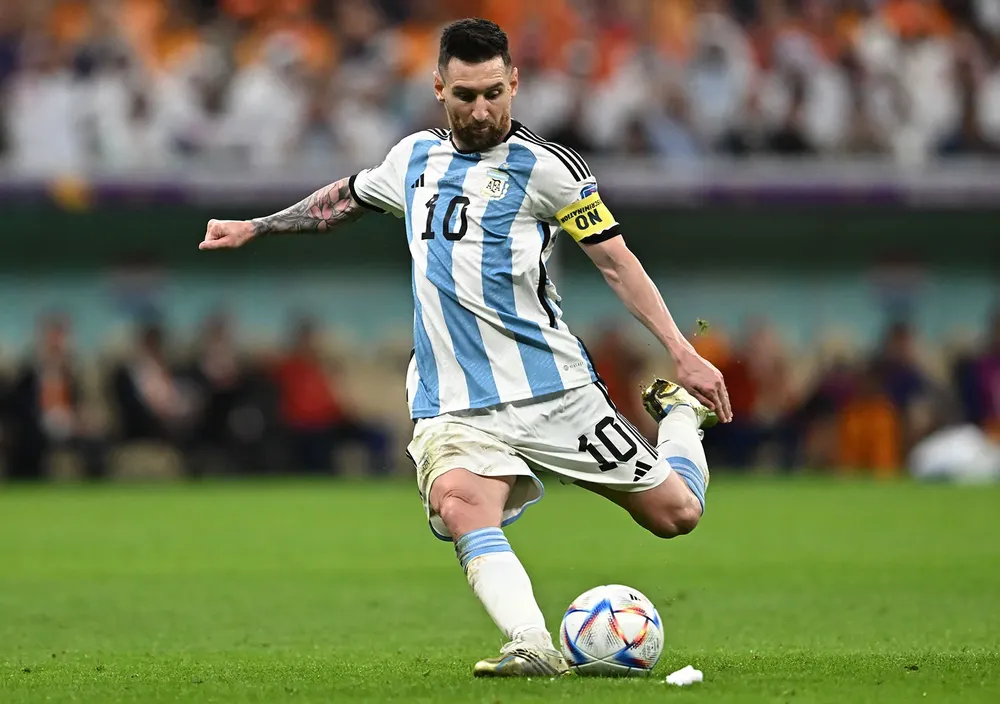
#> input picture images/messi.webp, 1000 x 704 px, shrunk from 1600 x 1126 before the run
$ jupyter execute 04-grayscale-image.ipynb
#> lines starting #> are read from the running program, lines starting #| are printed output that depends on the picture
[cell 1]
import cv2
import os
import matplotlib.pyplot as plt

[cell 2]
image_path = os.path.join("..","../images","messi.webp")
image = cv2.imread(image_path)
#> image is the input picture: shape (704, 1000, 3); mean B, G, R 85.3, 117.1, 110.1
image_gray = cv2.cvtColor(image,cv2.COLOR_BGR2GRAY)
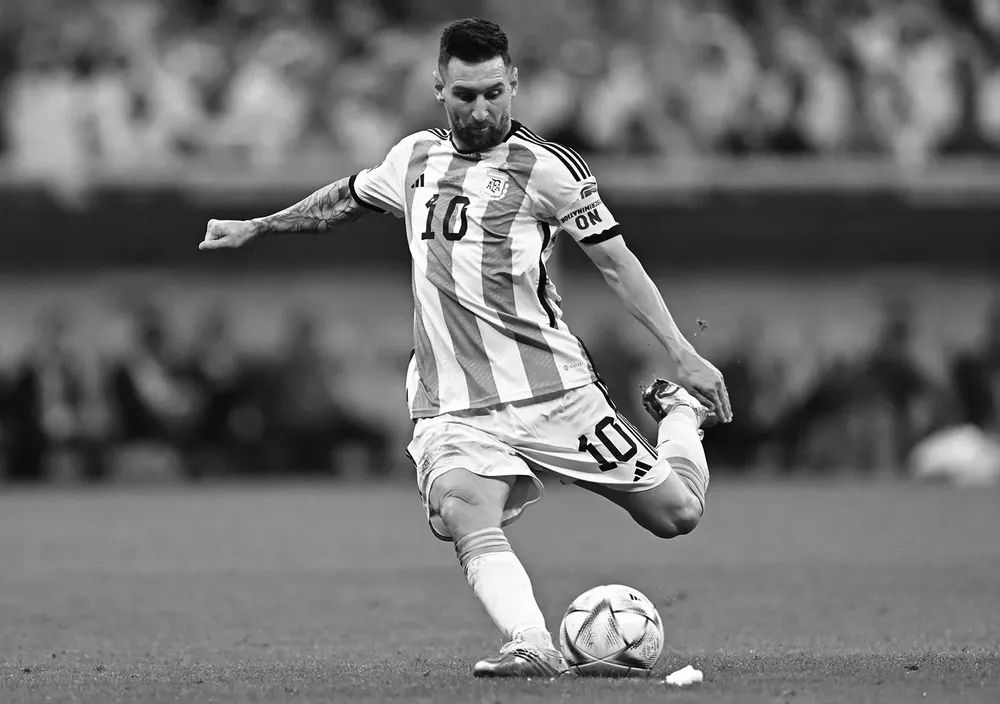
#> image_gray: shape (704, 1000); min 0, max 255, mean 111.4


$ run again, with images/leaf.webp copied over images/messi.webp
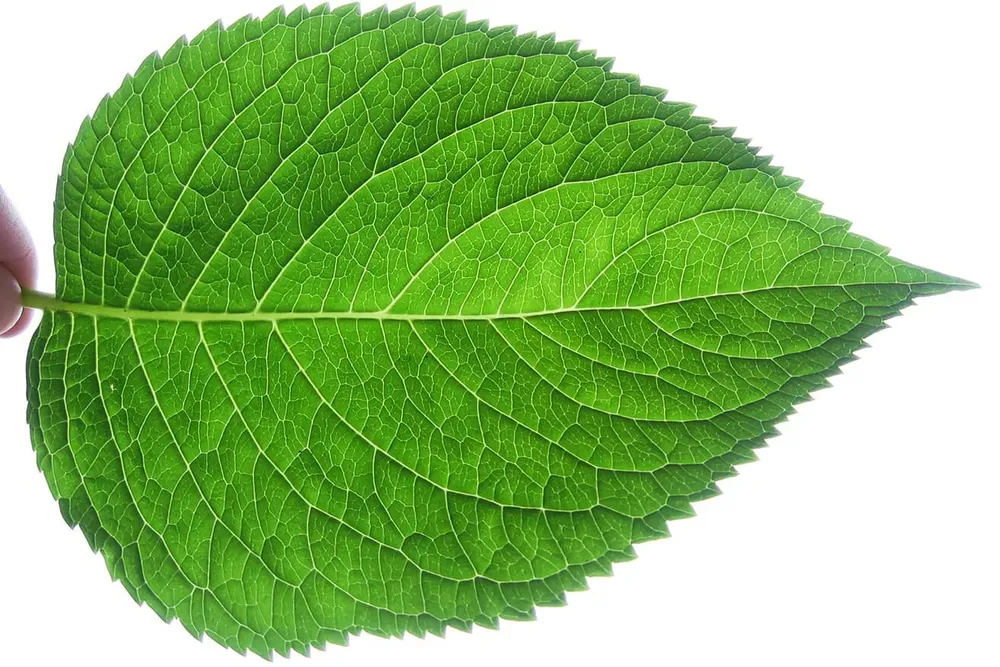
#> input picture images/leaf.webp, 1000 x 667 px, shrunk from 1313 x 876 before the run
#> image is the input picture: shape (667, 1000, 3); mean B, G, R 119, 190.4, 146.9
#> `image_gray = cv2.cvtColor(image,cv2.COLOR_BGR2GRAY)`:
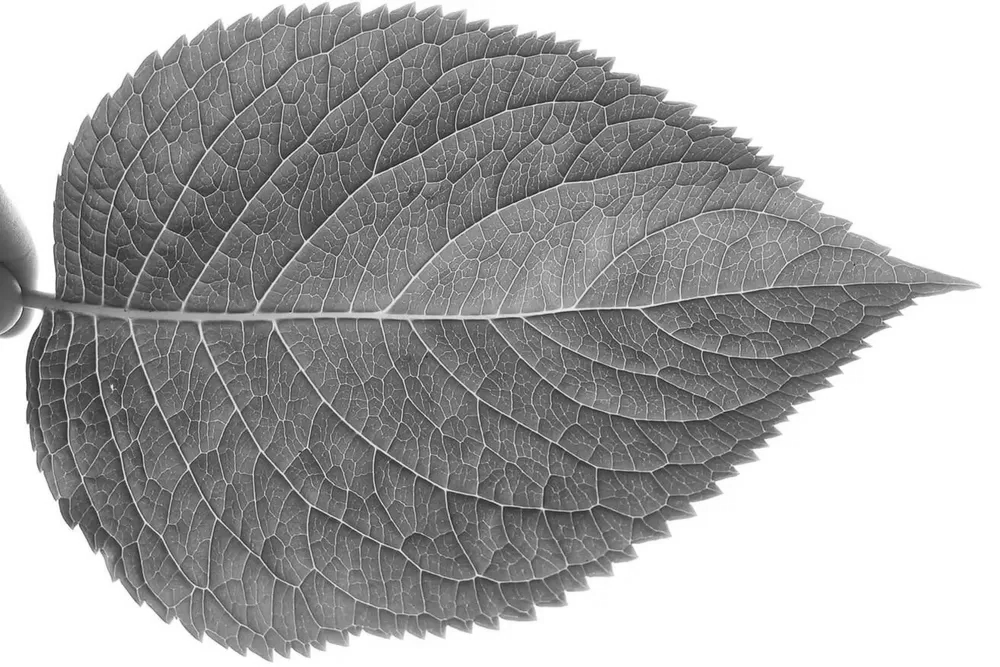
#> image_gray: shape (667, 1000); min 27, max 255, mean 169.3

$ run again, with images/AI-01.jpeg saved as images/messi.webp
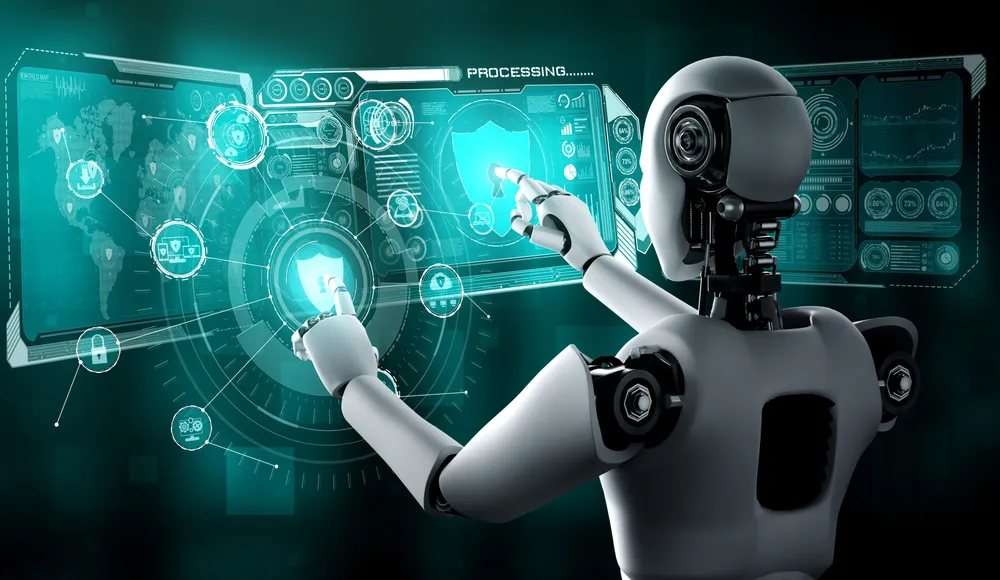
#> input picture images/AI-01.jpeg, 1000 x 580 px, shrunk from 2560 x 1486 before the run
#> image is the input picture: shape (580, 1000, 3); mean B, G, R 87, 85.9, 35.4
#> `image_gray = cv2.cvtColor(image,cv2.COLOR_BGR2GRAY)`:
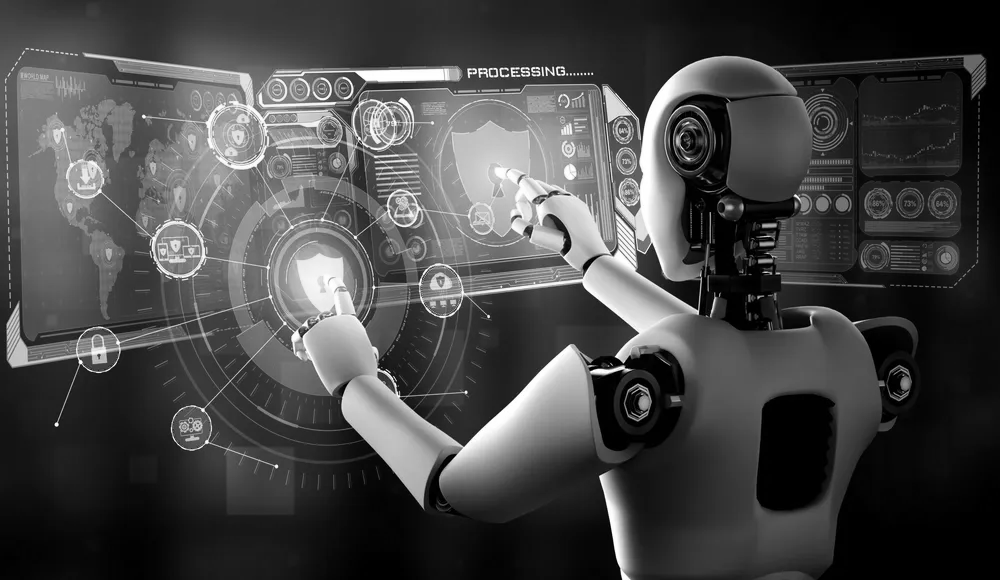
#> image_gray: shape (580, 1000); min 0, max 255, mean 70.9
